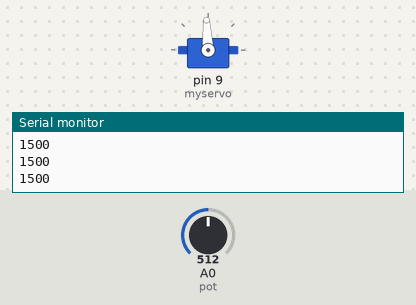
Recording of a sketch running on a simulated Arduino Uno, built with avr-gcc and run on an emulated ATmega328P. Parts: servo, the last lines printed to the serial monitor. Inputs (shaded band) come from the test bench; at power-on: A0 (pot) = 512.

Above: at 2.2 s.
2.3 s: A0 (pot) set to 716
At 3.5 s:
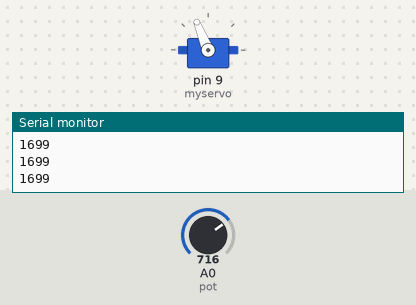
3.8 s: A0 (pot) set to 900
At 4.8 s:
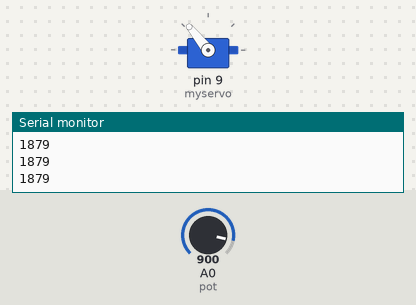
5.3 s: A0 (pot) set to 1023
At 5.8 s:
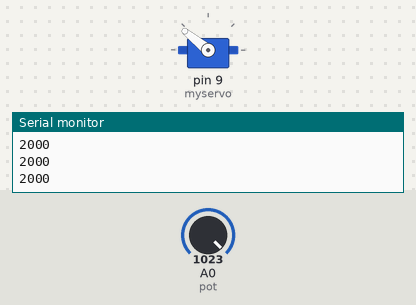
6.8 s: A0 (pot) set to 306
At 7.1 s:
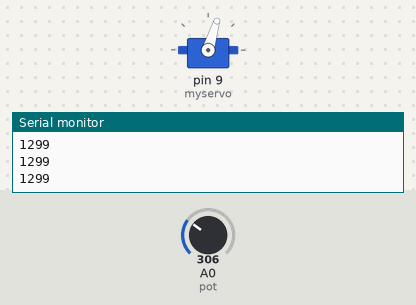
8.3 s: A0 (pot) set to 511
At 9.3 s:
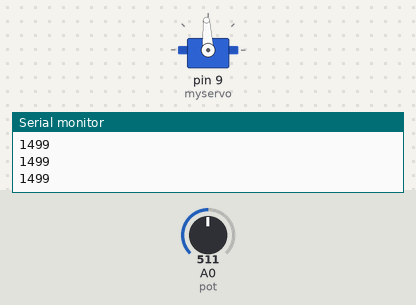
9.8 s: A0 (pot) set to 0
At 10.4 s:
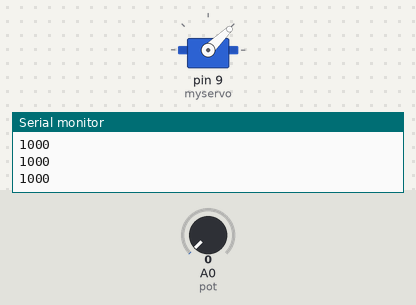
Timing chart, 0 to 12.3 s (numbered marks = the images above; inputs shaded):
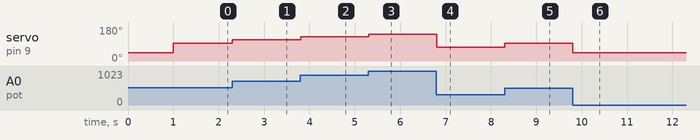

Measured:
- after the input at 2.3 s, servo on pin 9 (myservo): 93° → 112° at once
- after the input at 3.8 s, servo on pin 9 (myservo): 112° → 129° at once
- after the input at 5.3 s, servo on pin 9 (myservo): 129° → 141° at once
- after the input at 6.8 s, servo on pin 9 (myservo): 141° → 73° at once
- after the input at 8.3 s, servo on pin 9 (myservo): 73° → 93° at once
- after the input at 9.8 s, servo on pin 9 (myservo): 93° → 44° at once

The sketch:

motorEscCodeWithPot.ino
```cpp
#include <Servo.h>

Servo myservo;
int pot=A0;
int spd;
void arm(){
 setSpeed(0);
 delay(1000); //delay 1 seconds,  some speed controllers may need longer
}

void setSpeed(int speed){
 //Serial.println(speed);
 int angle = map(speed, 0, 1023,1000,2000);
 myservo.writeMicroseconds(angle);
 Serial.println(angle);
}

void setup()
{

 pinMode(pot,INPUT);
 myservo.attach(9);
 arm();
 Serial.begin(9600);
}

void loop()
{
spd=analogRead(pot);
setSpeed(spd);

}

// go till 1800 only if using scale of 1000 to 2000
```
